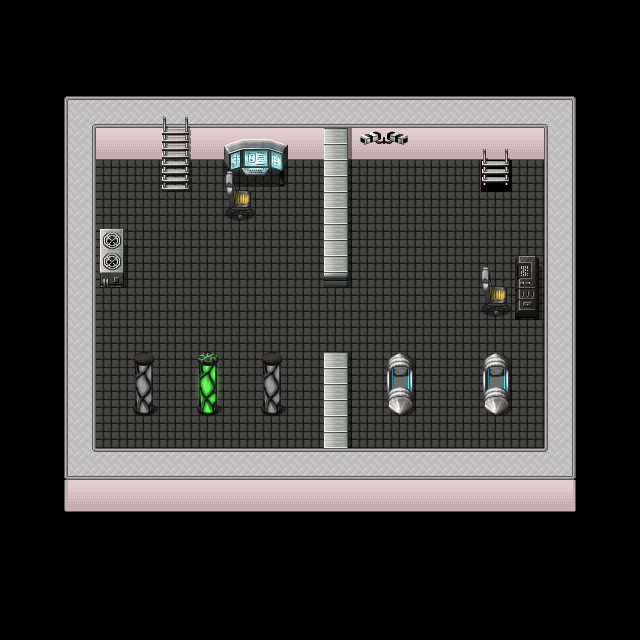

A level layout from a 2D game, rendered from its tile map. Below: a short description, then the map file with tile-grid data replaced by summaries:
An orthogonal 20x20 tile map with 32x32 px tiles, 4 tile layers (Terreno, Objetos1, Objetos2, Colisao), 3 tilesets.

<map version="1.10" tiledversion="1.12.1" orientation="orthogonal" renderorder="right-down" width="20" height="20" tilewidth="32" tileheight="32" infinite="0" nextlayerid="7" nextobjectid="1">
 <tileset firstgid="1" name="tileset1" tilewidth="32" tileheight="32" tilecount="570" columns="15">
  <image source="tileset1.png" width="480" height="1216" />
  <tile id="1">
   <properties>
    <property name="obstacle" value="1" />
   </properties>
  </tile>
  <tile id="7">
   <properties>
    <property name="destination" value="outpost1.tmx" />
    <property name="locked" value="0" />
    <property name="target_x" value="15" />
    <property name="target_y" value="6" />
    <property name="target_direction" value="down" />
   </properties>
  </tile>
  <tile id="8">
   <properties>
    <property name="destination" value="outpost3.tmx" />
    <property name="locked" value="0" />
    <property name="target_x" value="5" />
    <property name="target_y" value="6" />
    <property name="target_direction" value="down" />
   </properties>
  </tile>
 </tileset>
 <tileset firstgid="571" name="tileset4" tilewidth="32" tileheight="32" tilecount="128" columns="8">
  <image source="tileset4.png" width="256" height="512" />
 </tileset>
 <tileset firstgid="699" name="tileset5" tilewidth="32" tileheight="32" tilecount="256" columns="16">
  <image source="tileset5.png" width="512" height="512" />
 </tileset>
 <layer id="1" name="Terreno" width="20" height="20">
  <data>[400 cells, 208 non-empty, 10 distinct tile ids]</data>
 </layer>
 <layer id="3" name="Objetos1" width="20" height="20">
  <data>[400 cells, 29 non-empty, 18 distinct tile ids]</data>
 </layer>
 <layer id="6" name="Objetos2" width="20" height="20">
  <data>[400 cells, 9 non-empty, 7 distinct tile ids]</data>
 </layer>
 <layer id="5" name="Colisao" width="20" height="20" opacity="0">
  <data>[400 cells, 400 non-empty, 4 distinct tile ids]</data>
 </layer>
</map>
